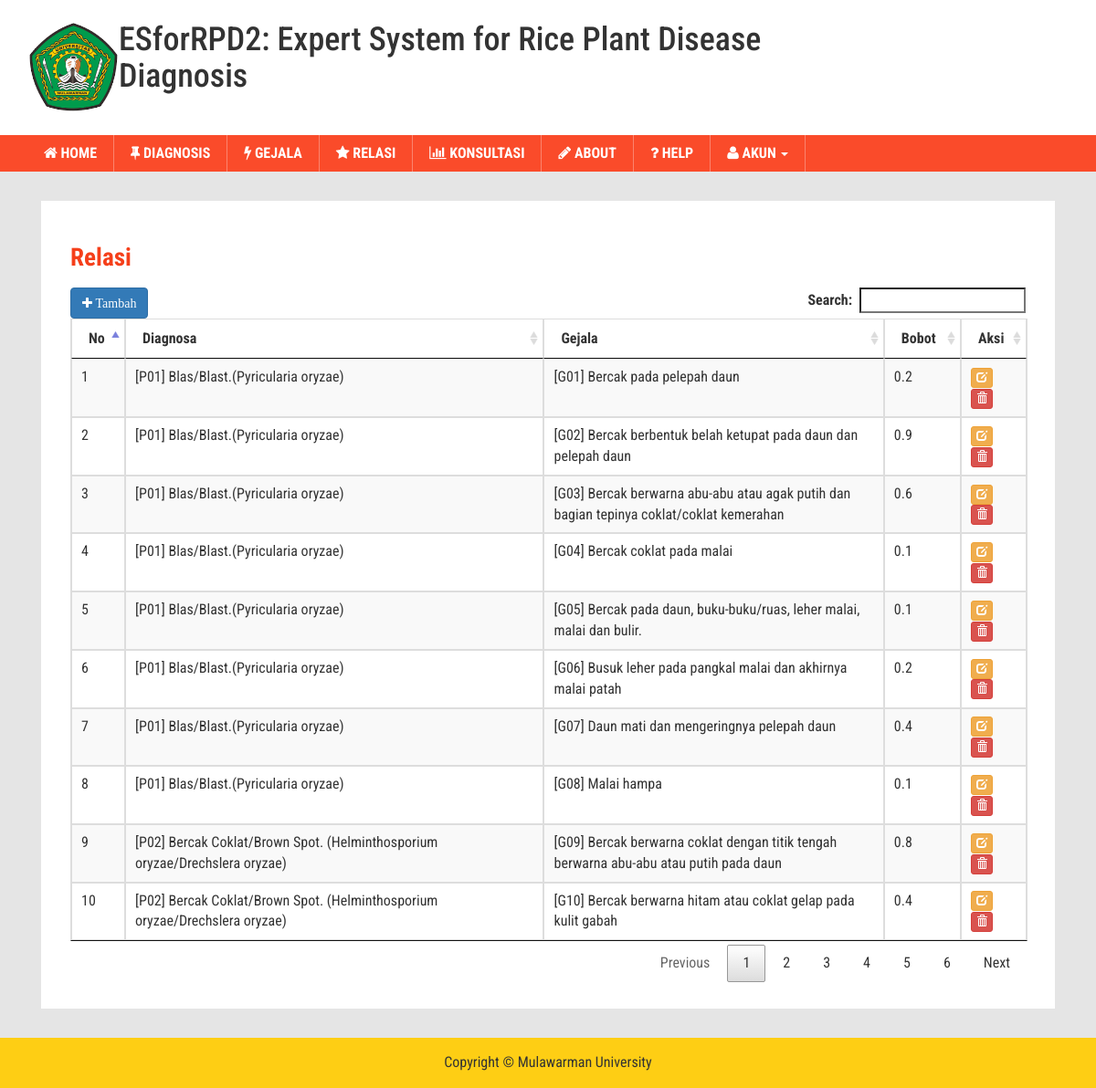
Page /index.php?m=relasi (signed in) on the committed database.
### tables this page shows
CREATE TABLE `tb_relasi` (
  `ID` int(11) NOT NULL,
  `kode_diagnosa` varchar(16) DEFAULT NULL,
  `kode_gejala` varchar(16) DEFAULT NULL
);

CREATE TABLE `tb_diagnosa` (
  `kode_diagnosa` varchar(16) NOT NULL,
  `nama_diagnosa` varchar(255) NOT NULL,
  `keterangan` text NOT NULL,
  `pengendalian` text NOT NULL,
  `gambar` varchar(50) NOT NULL
);

CREATE TABLE `tb_gejala` (
  `kode_gejala` varchar(16) NOT NULL,
  `nama_gejala` varchar(255) NOT NULL DEFAULT '',
  `bobot` double NOT NULL DEFAULT '0'
);

### functions.php (called while the page is built, shortened)
<?php
$config["server"]='localhost';
$config["username"]='root';
$config["password"]='';
$config["database_name"]='sp_ds';
include'includes/ez_sql_core.php';
include'includes/ez_sql_mysqli.php';
$db = new ezSQL_mysqli($config[username], $config[password], $config[database_name], $config[server]);

### includes/ez_sql_core.php (called while the page is built, shortened)
<?php
	class ezSQLcore
	{
		var $timers           = array();
		function get_host_port( $host, $default = false )
		{
			$port = $default;
			return array( $host, $port );
		}
		function flush()
		{
			$this->last_result = array();
		}
		function get_results($query=null, $output = OBJECT)
		{
			if ( $query )
			{
				$this->query($query);
			}
			if ( $output == OBJECT )
			{
				return $this->last_result;
			}
		}
		function timer_get_cur()
		{
			list($usec, $sec) = explode(" ",microtime());
			return ((float)$usec + (float)$sec);
		}
		function timer_start($timer_name)
		{
			$this->timers[$timer_name] = $this->timer_get_cur();
		}
		function timer_elapsed($timer_name)
		{
			return round($this->timer_get_cur() - $this->timers[$timer_name],2);
		}
	}

### includes/ez_sql_mysqli.php (called while the page is built, shortened)
<?php
	$ezsql_mysqli_str = array
	(
		1 => 'Require $dbuser and $dbpassword to connect to a database server',
		2 => 'Error establishing mySQLi database connection. Correct user/password? Correct hostname? Database server running?',
		3 => 'Require $dbname to select a database',
		4 => 'mySQLi database connection is not active',
		5 => 'Unexpected error while trying to select database'
	);
	class ezSQL_mysqli extends ezSQLcore
	{
		function ezSQL_mysqli($dbuser='', $dbpassword='', $dbname='', $dbhost='localhost', $encoding='')
		{
			$this->dbuser = $dbuser;
			$this->dbpassword = $dbpassword;
			$this->dbname = $dbname;
			$this->encoding = $encoding;
		}
		function connect($dbuser='', $dbpassword='', $dbhost='localhost', $dbport=false)
		{
			global $ezsql_mysqli_str; $return_val = false;
			if ( ! $dbuser )
			{
				$this->register_error($ezsql_mysqli_str[1].' in '.__FILE__.' on line '.__LINE__);
				$this->show_errors ? trigger_error($ezsql_mysqli_str[1],E_USER_WARNING) : null;
			}
			else
			{
				$this->dbh = new mysqli($dbhost,$dbuser,$dbpassword, '', $dbport);
				if( $this->dbh->connect_errno )
				{
					$this->register_error($ezsql_mysqli_str[2].' in '.__FILE__.' on line '.__LINE__);
					$this->show_errors ? trigger_error($ezsql_mysqli_str[2],E_USER_WARNING) : null;
				}
				else
				{
					$return_val = true;
				}
			}
			return $return_val;
		}
		function select($dbname='', $encoding='')
		{
			global $ezsql_mysqli_str; $return_val = false;
			if ( ! $dbname )
			{
				$this->register_error($ezsql_mysqli_str[3].' in '.__FILE__.' on line '.__LINE__);
				$this->show_errors ? trigger_error($ezsql_mysqli_str[3],E_USER_WARNING) : null;
			}
			else if ( ! $this->dbh )
			{
				$this->register_error($ezsql_mysqli_str[4].' in '.__FILE__.' on line '.__LINE__);
				$this->show_errors ? trigger_error($ezsql_mysqli_str[4],E_USER_WARNING) : null;
			}
			else if ( !@$this->dbh->select_db($dbname) )
			{
				if ( !$str = @$this->dbh->error)
					  $str = $ezsql_mysqli_str[5];
				$this->register_error($str.' in '.__FILE__.' on line '.__LINE__);
				$this->show_errors ? trigger_error($str,E_USER_WARNING) : null;
			}
			else
			{
				$return_val = true;
			}
			return $return_val;
		}
		function query($query)
		{
			$return_val = 0;
			$query = trim($query);
			$this->result = @$this->dbh->query($query);
			if ( preg_match("/^(insert|delete|update|replace|truncate|drop|create|alter|begin|commit|rollback|set|lock|unlock|call)/i",$query) )
			{
				$is_insert = true;
				$this->rows_affected = @$this->dbh->affected_rows;
				if ( preg_match("/^(insert|replace)\s+/i",$query) )
				{
					$this->insert_id = @$this->dbh->insert_id;
				}
				$return_val = $this->rows_affected;
			}
			else
			{
				$is_insert = false;
				$i=0;
				$num_rows=0;
				while ( $row = @$this->result->fetch_object() )
				{
					$num_rows++;
				}
				$this->num_rows = $num_rows;
				$return_val = $this->num_rows;
			}
			return $return_val;
		}
	}

### relasi.php (the view, shortened to what this page needs)
<div class="technology-1">
	<div class="container">
		<div class="col-md-12">
			<div class="business">
				<div class=" blog-grid2">
					<div class="blog-text">
						<h5>Relasi</h5>
                        <table id="tabel_relasi" class="table table-bordered table-hover table-striped">
    <thead>
    <tr class="nw">
        <th>No</th>
        <th>Diagnosa</th>
        <th>Gejala</th>
        <th>Bobot</th>
        <th>Aksi</th>
    </tr>
</thead>
<?php
$rows = $db->get_results("SELECT r.ID, r.kode_gejala, d.kode_diagnosa, g.nama_gejala, d.nama_diagnosa, g.bobot
    FROM tb_relasi r INNER JOIN tb_diagnosa d ON d.`kode_diagnosa`=r.`kode_diagnosa` INNER JOIN tb_gejala g ON g.`kode_gejala`=r.`kode_gejala`
    ORDER BY r.kode_diagnosa, r.kode_gejala");
$no=0;
foreach($rows as $row):?>
<tr>
    <td><?=++$no ?></td>
    <td>[<?=$row->kode_diagnosa . '] ' . $row->nama_diagnosa?></td>
    <td>[<?=$row->kode_gejala . '] ' . $row->nama_gejala?></td>
    <td><?=$row->bobot?></td>
    <td class="nw">
        <a class="btn btn-xs btn-warning" href="?m=relasi_ubah&ID=<?=$row->ID?>"><span class="glyphicon glyphicon-edit"></span></a>
        <a class="btn btn-xs btn-danger relasi-hapus" href="aksi.php?act=relasi_hapus&ID=<?=$row->ID?>"><span class="glyphicon glyphicon-trash"></span></a>
    </td>
</tr>
<?php endforeach;
?>
    </table>
					</div>
				</div>
			</div>
		</div>
	</div>
</div>

### assets/css/style.css (style rules this page uses)
html, body { font-family: 'Roboto Condensed', sans-serif; font-size: 100%; background: #e5e5e5; }
body a,.grid_1,plan_1,plan_1.one,plan_1.two,i.icon1, i.icon2, i.icon3, i.icon4, i.icon5, i.icon6 { transition:0.5s all; -webkit-transition:0.5s all; -moz-transition:0.5s all; -o-transition:0.5s all; -ms-transition:0.5s all; }
h1,h2,h3,h4,h5,h6 { margin:0; font-family: 'Roboto Condensed', sans-serif; }
.technology-1 { margin: 2em 0; }
.business { padding: 2em 2em 1.8em; background: #fff; }
.blog-text h5 { font-size: 1.7em; margin: 0.6em 0; color:#f53f1a; font-weight:700; }

### rows in the picture
tb_relasi: kode_diagnosa.kode_diagnosa "P01", kode_diagnosa.nama_diagnosa "Blas/Blast.(Pyricularia oryzae)", kode_gejala "G01", kode_gejala.nama_gejala "Bercak pada pelepah daun", kode_gejala.bobot "0.2"
tb_relasi: kode_diagnosa.kode_diagnosa "P01", kode_diagnosa.nama_diagnosa "Blas/Blast.(Pyricularia oryzae)", kode_gejala "G02", kode_gejala.nama_gejala "Bercak berbentuk belah ketupat pada daun dan pelepah daun", kode_gejala.bobot "0.9"
tb_relasi: kode_diagnosa.kode_diagnosa "P01", kode_diagnosa.nama_diagnosa "Blas/Blast.(Pyricularia oryzae)", kode_gejala "G03", kode_gejala.nama_gejala "Bercak berwarna abu-abu atau agak putih dan bagian tepinya coklat/coklat kemerahan", kode_gejala.bobot "0.6"
tb_relasi: kode_diagnosa.kode_diagnosa "P01", kode_diagnosa.nama_diagnosa "Blas/Blast.(Pyricularia oryzae)", kode_gejala "G04", kode_gejala.nama_gejala "Bercak coklat pada malai", kode_gejala.bobot "0.1"
tb_relasi: kode_diagnosa.kode_diagnosa "P01", kode_diagnosa.nama_diagnosa "Blas/Blast.(Pyricularia oryzae)", kode_gejala "G05", kode_gejala.nama_gejala "Bercak pada daun, buku-buku/ruas, leher malai, malai dan bulir.", kode_gejala.bobot "0.1"
tb_relasi: kode_diagnosa.kode_diagnosa "P01", kode_diagnosa.nama_diagnosa "Blas/Blast.(Pyricularia oryzae)", kode_gejala "G06", kode_gejala.nama_gejala "Busuk leher pada pangkal malai dan akhirnya malai patah", kode_gejala.bobot "0.2"
tb_relasi: kode_diagnosa.kode_diagnosa "P01", kode_diagnosa.nama_diagnosa "Blas/Blast.(Pyricularia oryzae)", kode_gejala "G07", kode_gejala.nama_gejala "Daun mati dan mengeringnya pelepah daun", kode_gejala.bobot "0.4"
tb_relasi: kode_diagnosa.kode_diagnosa "P01", kode_diagnosa.nama_diagnosa "Blas/Blast.(Pyricularia oryzae)", kode_gejala "G08", kode_gejala.nama_gejala "Malai hampa", kode_gejala.bobot "0.1"
tb_relasi: kode_diagnosa.kode_diagnosa "P02", kode_diagnosa.nama_diagnosa "Bercak Coklat/Brown Spot. (Helminthosporium oryzae/Drechslera oryzae)", kode_gejala "G09", kode_gejala.nama_gejala "Bercak berwarna coklat dengan titik tengah berwarna abu-abu atau putih pada daun", kode_gejala.bobot "0.8"
tb_relasi: kode_diagnosa.kode_diagnosa "P02", kode_diagnosa.nama_diagnosa "Bercak Coklat/Brown Spot. (Helminthosporium oryzae/Drechslera oryzae)", kode_gejala "G10", kode_gejala.nama_gejala "Bercak berwarna hitam atau coklat gelap pada kulit gabah", kode_gejala.bobot "0.4"
